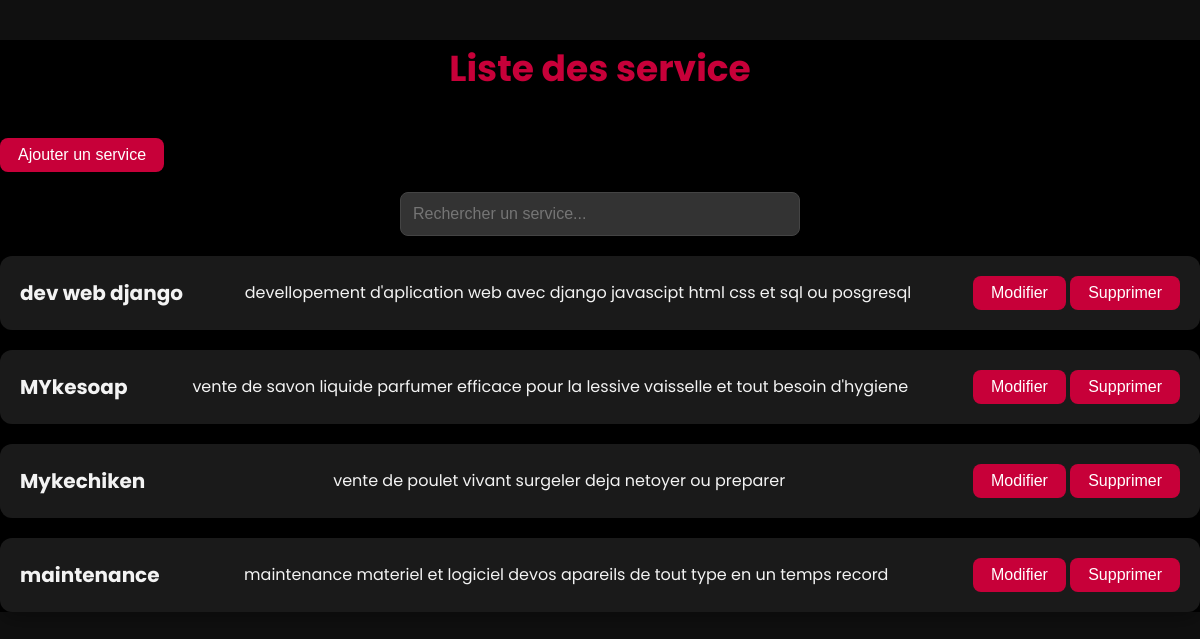
/service/ (signed in), run on an earlier commit of the app's database.
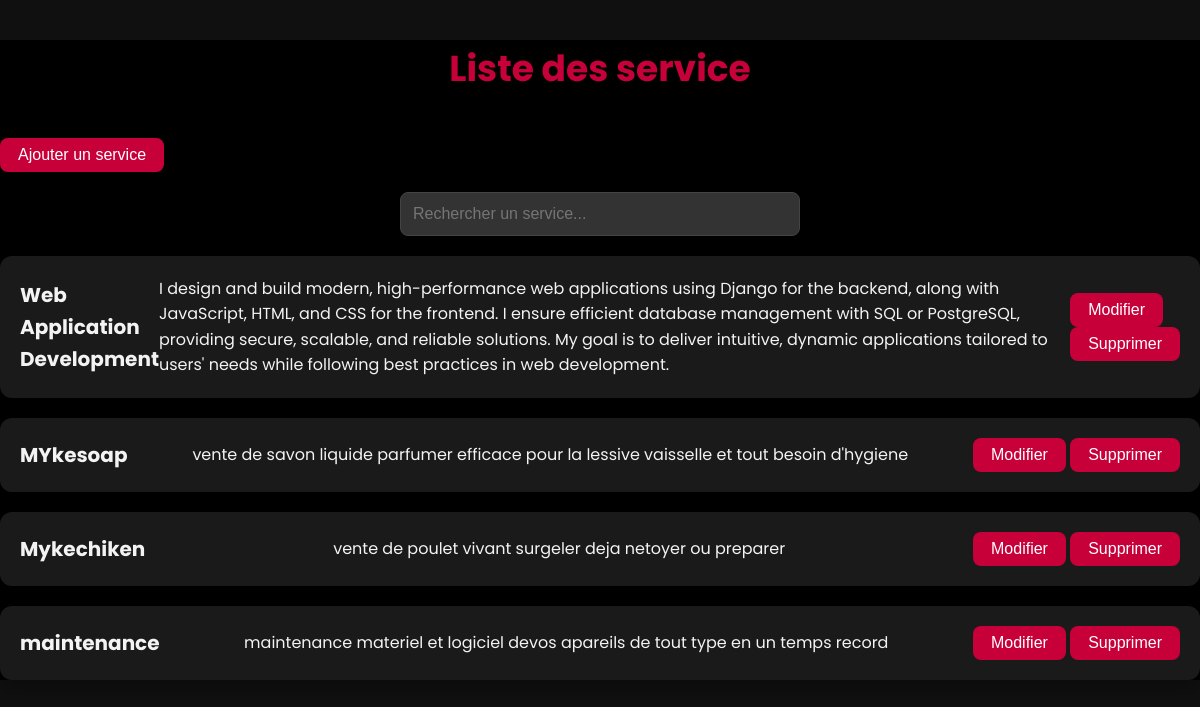
And on a later commit of the database.
### memoire/models.py (models this page shows, shortened)
class Userservice(models.Model):
    nom = models.CharField(max_length=100, unique=True)
    img = models.ImageField(upload_to='profiles/', null=True, blank=True)
    servicevalue=models.CharField(max_length=100, unique=True)
    users = models.ForeignKey(UserProfile, on_delete=models.CASCADE, related_name='users')

### memoire/views.py (the view)
# urls.py: path('service/', service_list, name='service_list'),
def service_list(request):
    try:
        idp=request.session['user_id']
        user = UserProfile.objects.get(id=idp)
    except:
        return redirect("login")
    userinfo = UserProfile.objects.prefetch_related(
            Prefetch(
                'userk',
                queryset=Userskills.objects.select_related('userk'),
                to_attr='skills_list'
            ),
            Prefetch(
                'users',
                queryset=Userservice.objects.select_related('users'),
                to_attr='service_list'
            ), Prefetch(
                'userl',
                queryset=Userlink.objects.select_related('userl'),
                to_attr='link_list'
            ), Prefetch(
                'userb',
                queryset=Blog.objects.select_related('userb'),
                to_attr='blog_list'
            ), Prefetch(
                'userealisation',
                queryset=Realisation.objects.select_related('userealisation'),
                to_attr='realisation_list'
            )
        ).select_related(  )
    for el in  userinfo:
        if user.id==el.id:
            user=el
    context = {
        'user':user,
    }
    return render(request, 'service_list.html', context)  # Remplacez par le chemin correct

### Template/service_list.html (shortened to what this page needs)
{% load static %}
<!DOCTYPE html>
<html lang="fr">
<head>
       <link rel="stylesheet" href="{% static 'css/index.css' %}">
</head>
<body>
    <h1><span class="color">Liste</span> des service</h1>
    <button  onclick="showAddserviceForm()">Ajouter un service</button>
    <input type="text" id="searchInput" placeholder="Rechercher un service..." onkeyup="searchservice()">
    <ul>
        {% for service in user.service_list %}
            <li>
                <div>
                    <a href="">{{ service.nom }}</a>
                </div>
                    <div >
                        {{ service.servicevalue }}
                    </div>
                <div>
                    <button onclick="showEditForm({{ service.pk }})">Modifier</button>
                    <button onclick="showDeleteForm({{ service.pk }})">Supprimer</button>
                </div>
            </li>
        {% endfor %}
    </ul>
</body>
</html>

What changed in the data, as far as the page shows it:
changed Userservice: nom "dev web django" → "Web Application Development"; servicevalue "devellopement d'aplication web avec django javascipt html css et sql ou posgresql" → "I design and build modern, high-performance web applications using Django for the backend, along with JavaScript, HTML, and CSS for the frontend. I ensure efficient database management with SQL or PostgreSQL, providing secure, scalable, and reliable solutions. My goal is to deliver intuitive, dynamic applications tailored to users' needs while following best practices in web development."
